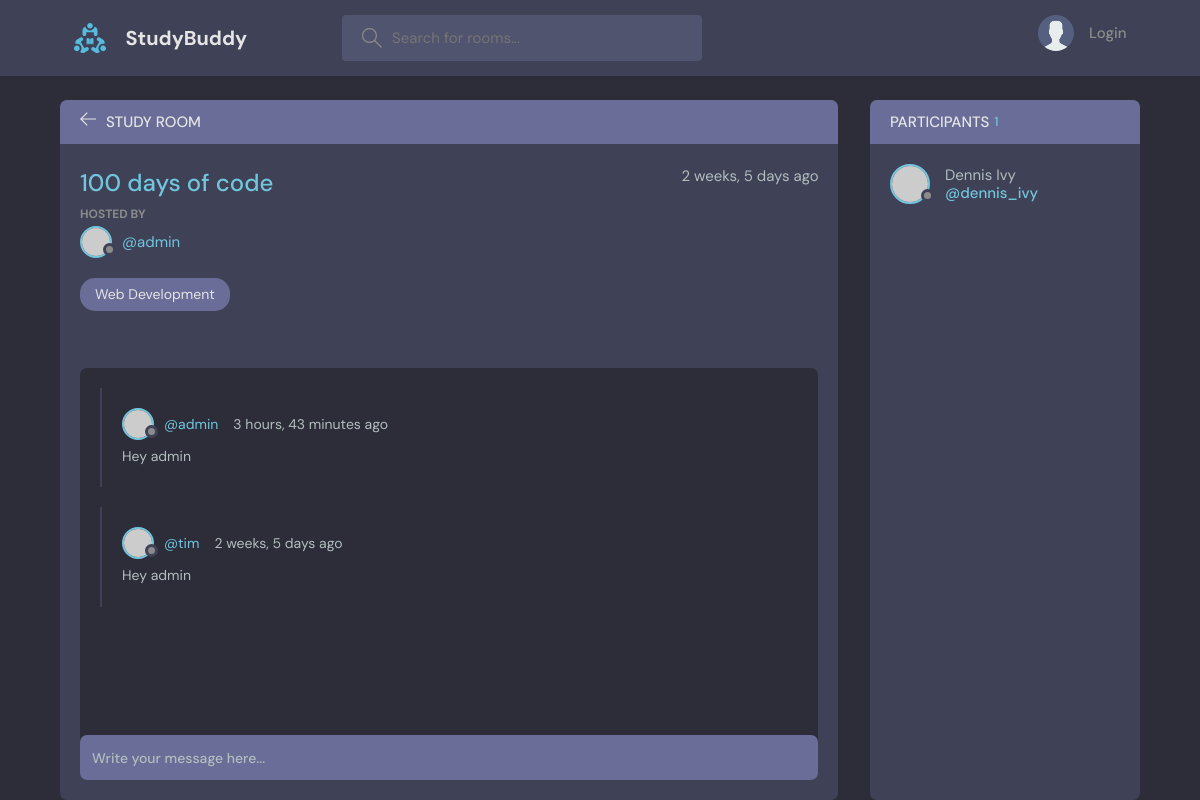
Page /room/3/ on the committed database.
### base/models.py (models this page shows, shortened)
class Room(models.Model):
    host = models.ForeignKey(User, on_delete=models.SET_NULL, null=True)
    topic = models.ForeignKey(Topic, on_delete=models.SET_NULL, null=True)
    name = models.CharField(max_length=200)
    description = models.TextField(null=True, blank=True)
    participants = models.ManyToManyField(User, related_name='participants')
    updated = models.DateTimeField(auto_now=True)
    created = models.DateTimeField(auto_now_add=True)
    class Meta:
        ordering = ['-created', 'updated']

class Topic(models.Model):
    name = models.CharField(max_length=200)
    def __str__(self):
        return self.name

class Message(models.Model):
    user = models.ForeignKey(User, on_delete=models.CASCADE)
    room = models.ForeignKey(Room, on_delete=models.CASCADE)
    body = models.TextField()
    updated = models.DateTimeField(auto_now=True)
    created = models.DateTimeField(auto_now_add=True)
    class Meta:
        ordering = ['-created', 'updated']

### base/views.py (the view, shortened to what this page needs)
# urls.py: path('room/<str:pk>/', views.room, name='room'),
def room(request, pk):
    room = Room.objects.get(id=pk)
    room_messages = room.message_set.all()
    participants = room.participants.all()
    participants_count = participants.count()
    return render(request, 'base/room.html', {'room': room, 'room_messages': room_messages, 'participants':participants, 'participants_count':participants_count})

### base/templates/base/room.html (shortened to what this page needs)
{% extends 'main.html'%}
{% block content %}
  <body>
    <main class="profile-page layout layout--2">
      <div class="container">
        <div class="room">
          <div class="room__top">
            <div class="room__topLeft">
              <a href="{% url 'home' %}">
                <svg version="1.1" xmlns="http://www.w3.org/2000/svg" width="32" height="32" viewBox="0 0 32 32">
                  <title>arrow-left</title>
                  <path
                    d="M13.723 2.286l-13.723 13.714 13.719 13.714 1.616-1.611-10.96-10.96h27.625v-2.286h-27.625l10.965-10.965-1.616-1.607z"
                  ></path>
                </svg>
              </a>
              <h3>Study Room</h3>
            </div>
          </div>
          <div class="room__box scroll">
            <div class="room__header scroll">
              <div class="room__info">
                <h3>{{room.name}}</h3>
                <span>{{room.created|timesince}} ago</span>
              </div>
              <div class="room__hosted">
                <p>Hosted By</p>
                <a href="{% url 'user-profile' room.host.id %}" class="room__author">
                  <div class="avatar avatar--small">
                    <img src="https://randomuser.me/api/portraits/men/37.jpg" />
                  </div>
                  <span>@{{room.host.username}}</span>
                </a>
              </div>
              <span class="room__topics">{{room.topic}}</span>
            </div>
            <div class="room__conversation">
              <div class="threads scroll">
                {% for message in room_messages %}
                <div class="thread">
                  <div class="thread__top">
                    <div class="thread__author">
                      <a href="{% url 'user-profile' message.user.id %}" class="thread__authorInfo">
                        <div class="avatar avatar--small">
                          <img src="https://randomuser.me/api/portraits/men/37.jpg" />
                        </div>
                        <span>@{{message.user.username}}</span>
                      </a>
                      <span class="thread__date">{{message.created|timesince}} ago</span>
                    </div>
                  </div>
                  <div class="thread__details">
                    {{message.body}}
                  </div>
                </div>
                {% endfor %}
              </div>
            </div>
          </div>
          <div class="room__message">
            <form method='POST' action="">
              <input name="body" placeholder="Write your message here..." />
            </form>
          </div>
        </div>
        <div class="participants">
          <h3 class="participants__top">Participants<span>{{participants_count}}</span></h3>
          {% for participant in participants%}
          <div class="participants__list scroll">
            <a href="{% url 'user-profile' participant.id%}" class="participant">
              <div class="avatar avatar--medium">
                <img src="https://randomuser.me/api/portraits/men/37.jpg" />
              </div>
              <p>
                Dennis Ivy
                <span>@dennis_ivy</span>
              </p>
            </a>
          </div>
          {% endfor %}
        </div>
      </div>
    </main>
  </body>
  {% endblock %}

### rows in the picture
Room: name "100 days of code", created "2 weeks, 5 days", host.username "admin", topic "Web Development"
Message: user.username "admin", created "3 hours, 43 minutes", body "Hey admin"
Message: user.username "tim", created "2 weeks, 5 days", body "Hey admin"

### other values in the picture
{{ participants_count }} "1"
